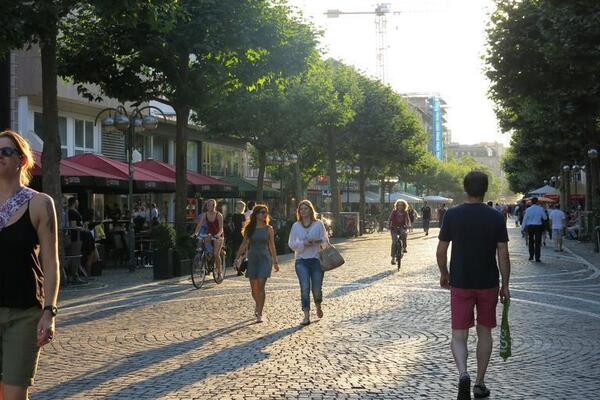
#> input picture pedestrians_2.jpg, 600 x 400 px
$ python detect_image.py
#> lines starting #> are read from the running program, lines starting #| are printed output that depends on the picture; after the words box and inside, x2 and y2 are one past the last pixel; in counts of white or black regions, pixels touching at a corner belong together
import cv2 # Import the OpenCV library to enable computer vision

#   Histogram of Oriented Gradients (HOG) method

# Make sure the image file is in the same directory as your code
filename = 'pedestrians_2.jpg'

def main():

  # Create a HOGDescriptor object
  hog = cv2.HOGDescriptor()

  # Initialize the People Detector
  hog.setSVMDetector(cv2.HOGDescriptor_getDefaultPeopleDetector())

  # Load an image
  image = cv2.imread(filename)
#> image is the input picture: shape (400, 600, 3); mean B, G, R 94.3, 102.3, 101.8

  # Detect people
  # image: Source image
  # winStride: step size in x and y direction of the sliding window
  # padding: no. of pixels in x and y direction for padding of sliding window
  # scale: Detection window size increase coefficient
  # bounding_boxes: Location of detected people
  # weights: Weight scores of detected people
  (bounding_boxes, weights) = hog.detectMultiScale(image,
                                                   winStride=(4, 4),
                                                   padding=(8, 8),
                                                   scale=1.05)
#> bounding_boxes = [[364, 159, 67, 133], [179, 182, 65, 130], [221, 189, 76, 152], [267, 179, 84, 168], [412, 146, 132, 254]]; weights = [0.45, 0.443, 1.47, 2.19, 0.756]

  # Draw bounding boxes on the image
  for (x, y, w, h) in bounding_boxes:
    cv2.rectangle(image,
                  (x, y),
                  (x + w, y + h),
                  (0, 0, 255),
                   4)
#> this loop made 5 passes
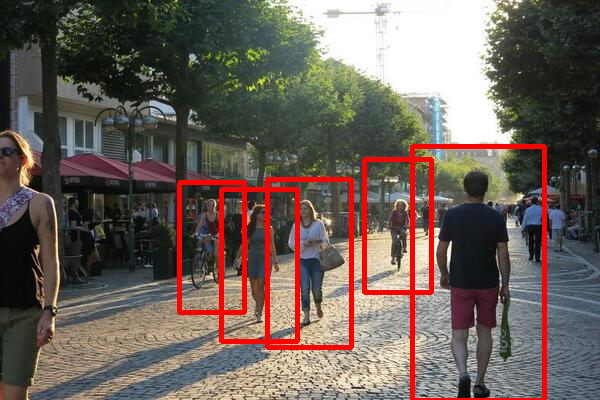
#> image: shape (400, 600, 3); 5% of pixels changed, all inside (x1, y1, x2, y2) = (177, 144, 547, 400)

  # Create the output file name by removing the '.jpg' part
  size = len(filename)
  new_filename = filename[:size - 4]
  new_filename = new_filename + '_detect.jpg'

  # Save the new image in the working directory
  cv2.imwrite(new_filename, image)

  # Display the image
  cv2.imshow("Image", image)

  # Display the window until any key is pressed
  cv2.waitKey(0)

  # Close all windows
  cv2.destroyAllWindows()

main()

$ run again, with pedestrians_1.jpg copied over pedestrians_2.jpg
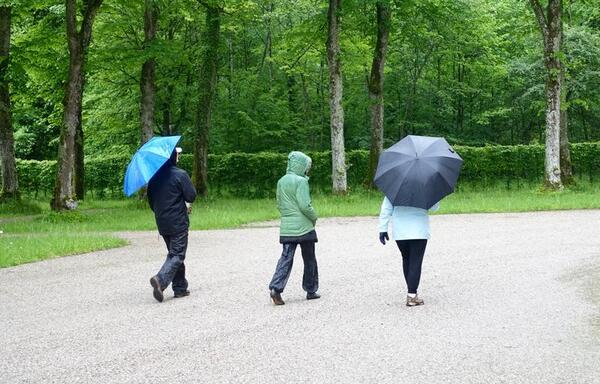
#> input picture pedestrians_1.jpg, 600 x 384 px
#> in main, image is the input picture: shape (384, 600, 3); mean B, G, R 120.4, 151.3, 129.5
#> bounding_boxes = [[123, 125, 102, 203], [353, 111, 115, 229], [243, 118, 108, 216]]; weights = [1.94, 1.8, 3.34]
#> the loop in main, `for (x, y, w, h) in bounding_boxes:` made 3 passes
#> after the loop in main, `for (x, y, w, h) in bounding_boxes:`:
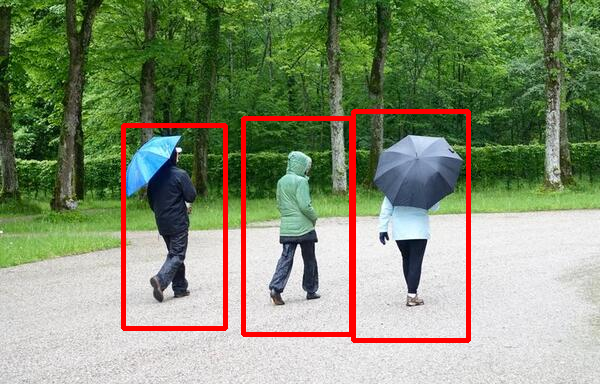
#> image: shape (384, 600, 3); 3.92% of pixels changed, all inside (x1, y1, x2, y2) = (121, 109, 471, 343)

$ run again, with pedestrians_1_detect.jpg copied over pedestrians_2.jpg
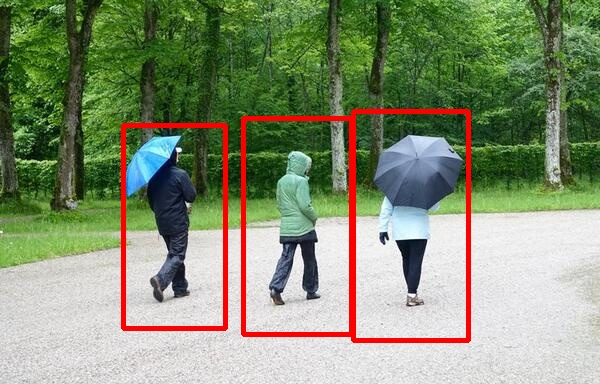
#> input picture pedestrians_1_detect.jpg, 600 x 384 px
#> in main, image is the input picture: shape (384, 600, 3); mean B, G, R 115.2, 144.9, 133.6
#> bounding_boxes = [[128, 136, 93, 186], [358, 127, 104, 208], [246, 130, 99, 199]]; weights = [1.81, 1.69, 3.24]
#> the loop in main, `for (x, y, w, h) in bounding_boxes:` made 3 passes
#> after the loop in main, `for (x, y, w, h) in bounding_boxes:`:
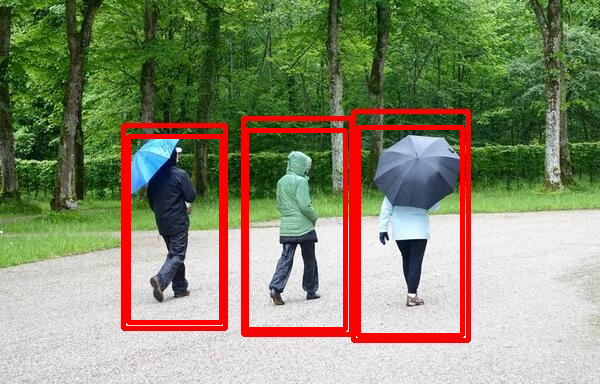
#> image: shape (384, 600, 3); 3.84% of pixels changed, all inside (x1, y1, x2, y2) = (126, 125, 465, 338)
